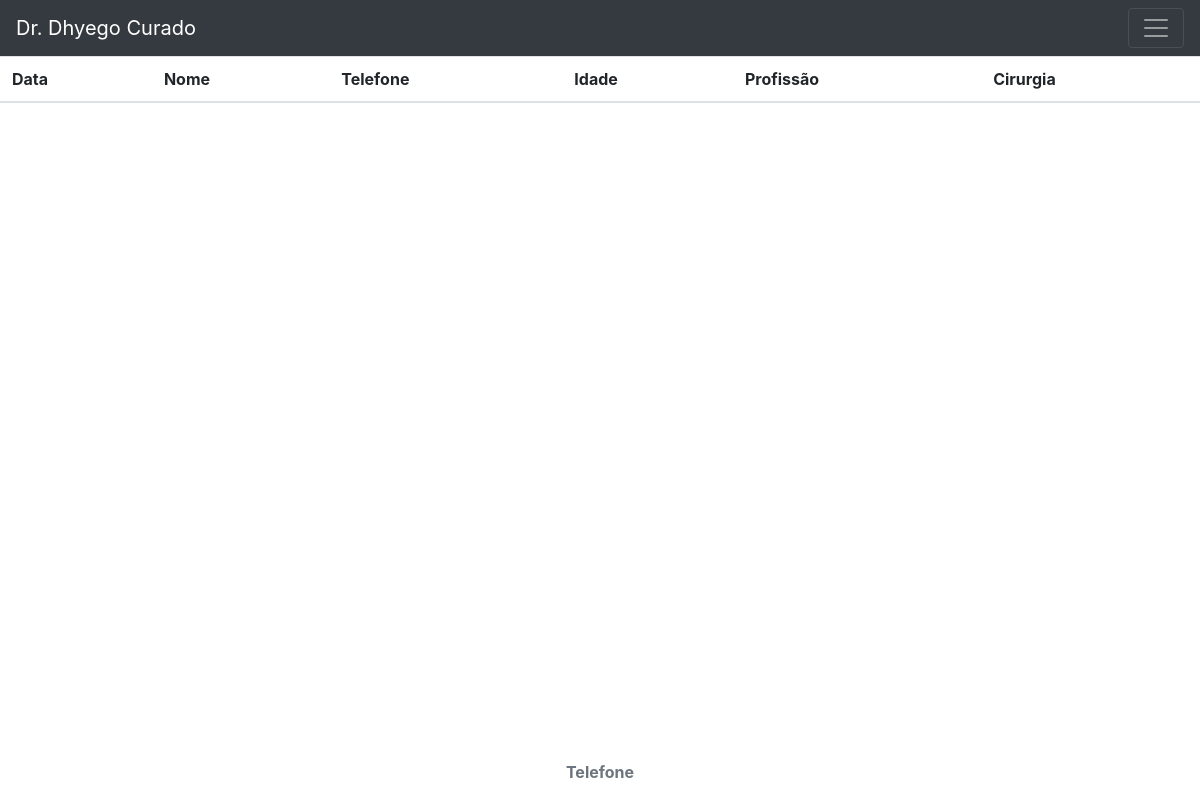
Before: /preconsultas/listagem with the older database file.
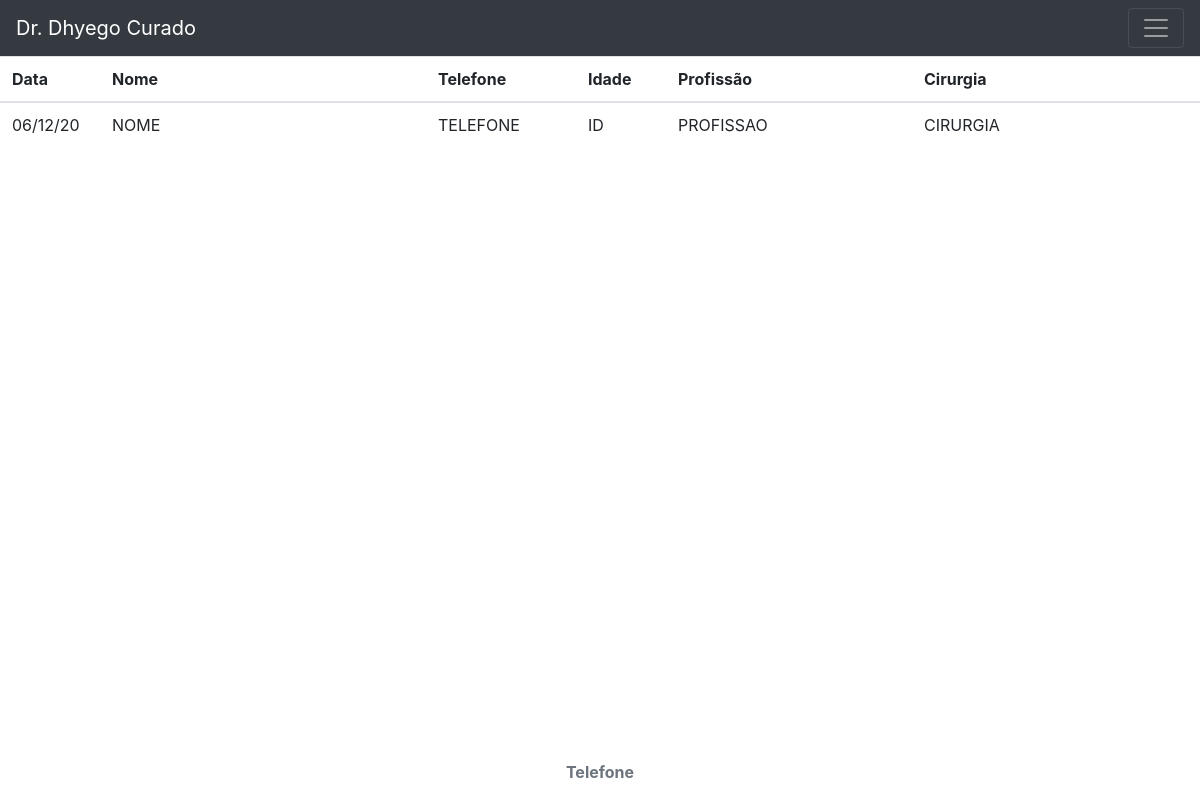
After: the same page with the newer database file.
### preconsults/models.py (models this page shows, shortened)
class Preconsult(models.Model):
    name = models.CharField(max_length=100)
    phone = models.CharField(max_length=40)
    age = models.CharField(max_length=3)
    profession = models.CharField(max_length=50)
    surgery = models.TextField(max_length=500)
    expectancy = models.TextField(max_length=1000)
    fear = models.TextField(max_length=1000)
    recommendation = models.TextField(max_length=100)
    rhinoplasty = models.BooleanField(default=False)
    active = models.BooleanField(default=True)
    creation_date = models.DateField(default=date.today)
    creation_time = models.DateTimeField(default=timezone.now)

### preconsults/views.py (the view)
# urls.py: path('listagem', views.listpreconsults, name='list_preconsults'),
def listpreconsults(request):
    data = Preconsult.objects.order_by('-creation_time').filter(
        active = True
    )
    return render(request, 'preconsults/list_preconsultas.html', {'dados':data})

### preconsults/templates/preconsults/list_preconsultas.html (shortened to what this page needs)
{% extends 'default.html' %}
{% block main%}
{% include '_nav.html' %}
<table class="table table-hover">
    <thead>
        <tr>
            <th scope="col">Data</th>
            <th scope="col">Nome</th>
            <th scope="col">Telefone</th>
            <th scope="col">Idade</th>
            <th scope="col">Profissão</th>
            <th scope="col">Cirurgia</th>
        </tr>
    </thead>
    <tbody>
        {% for data in dados %}
            <tr>
                <td style="width:6.25em">
                    <a href="{% url 'detail_preconsults' data.id  %}" style="text-decoration:none">
                        <div style="height:100%;width:100%" class="text-body">
                            {{ data.creation_time | date:'d/m/y' }}
                        </div>
                    </a>
                </td>
                <td style="width:20.375em">
                    <a href="{% url 'detail_preconsults' data.id  %}" style="text-decoration:none">
                        <div style="height:100%;width:100%" class="text-body">
                            {{ data.name | upper }}
                        </div>
                    </a>
                </td>
                <td style="width:9.375em">
                    <a href="{% url 'detail_preconsults' data.id  %}" style="text-decoration:none">
                        <div style="height:100%;width:100%" class="text-body">
                            {{ data.phone | upper }}
                        </div>
                    </a>
                </td>
                <td style="width:5.625em">
                    <a href="{% url 'detail_preconsults' data.id  %}" style="text-decoration:none">
                        <div style="height:100%;width:100%" class="text-body">
                            {{ data.age | upper }}
                        </div>
                    </a>
                </td>
                <td style="width:15.375em">
                    <a href="{% url 'detail_preconsults' data.id  %}" style="text-decoration:none">
                        <div style="height:100%;width:100%" class="text-body">
                            {{ data.profession | upper }}
                        </div>
                    </a>
                </td>
                <td>
                    <a href="{% url 'detail_preconsults' data.id  %}" style="text-decoration:none">
                        <div style="height:100%;width:100%" class="text-body">
                            {{ data.surgery | upper }}
                        </div>
                    </a>
                </td>
            </tr>
        {% endfor %}
    </tbody>
</table>
<br>
<br>
{% endblock%}
{% block footer %}
    {% include '_footer.html' %}
{% endblock%}

### templates/default.html (shortened to what this page needs)
{% load static %}
<html lang="pt">
    <head>
        {% include '_head.html' %}
    </head>
    <body>
                    {% block main%}
                    {% endblock %}
        {% block footer %}
        {% endblock %}
    </body>
</html>

### templates/_head.html (shortened to what this page needs)
{% load static %}
<link href="{% static 'vendor/bootstrap/css/bootstrap.min.css' %}" rel="stylesheet">

### templates/_nav.html (shortened to what this page needs)
<nav class="navbar navbar-dark position-relative bg-dark">
    <a class="navbar-brand" href="">Dr. Dhyego Curado</a>
    <button class="navbar-toggler collapsed" type="button" data-toggle="collapse"
            data-target="#navbarsExample01" aria-controls="navbarsExample01"
            aria-expanded="false" aria-label="Toggle navigation">
        <span class="navbar-toggler-icon"></span>
    </button>
</nav>

### templates/_scripts.html (shortened to what this page needs)
{% load static %}

### templates/_footer.html
<footer class="footer mt-auto text-center py-3 fixed-bottom">
    <span class="text-muted" >
        <strong>
            Telefone
        </strong>
    </span>
</footer>

Changed rows visible on the page:
added Preconsult: creation_time "06/12/20", name "NOME", phone "TELEFONE", age "ID", profession "PROFISSAO", surgery "CIRURGIA"
